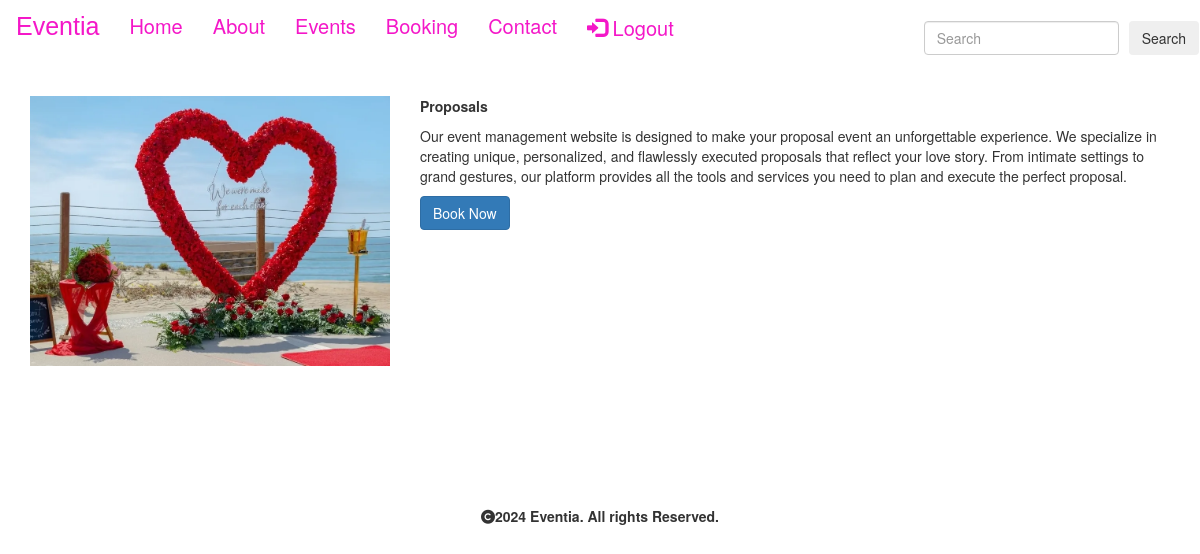
Screenshot of /details/Proposals (signed in) with the database file from the repository.
### eventapp/models.py (models this page shows, shortened)
class Event(models.Model):
    img=models.ImageField(upload_to="images",null=True,blank=True)
    name=models.CharField(max_length=50)
    desc=models.CharField(max_length=500)

### eventapp/views.py (the view)
# urls.py: path('details/<p>',views.details,name='details'),
@login_required
def details(request,p):
    e = Event.objects.filter(name=p)
    return render(request, 'details.html', {'e':e})

### template/details.html
{% extends 'base.html' %}
{% load static %}
{% block content %}
<br>
<div class="container" style="margin-bottom:100px;">
    <div class="row mt-2">
      {% for i in e %}
      <div class="col-sm-4 mb-3">
          <img src="{{ i.img.url }}" alt="img" class="img-fluid" style="max-height:400px; max-width:100%;">
      </div>
      <div class="col-sm-8 mb-3">
          <p><b>{{ i.name }}</b></p>
          <p>{{ i.desc }}</p>
          <a href="{% url 'eventapp:booking' %}" class="btn btn-primary">Book Now</a>
      </div>
      {% endfor %}
  </div>
</div>
{% endblock %}

### rows the page displays
Event: img (picture), name "Proposals", desc "Our event management website is designed to make your proposal event an unforgettable experience. We specialize in creating unique, personalized, and flawlessly executed proposals that reflect your love story. From intimate settings to grand gestures, our platform provides all the tools and services you need to plan and execute the perfect proposal."
